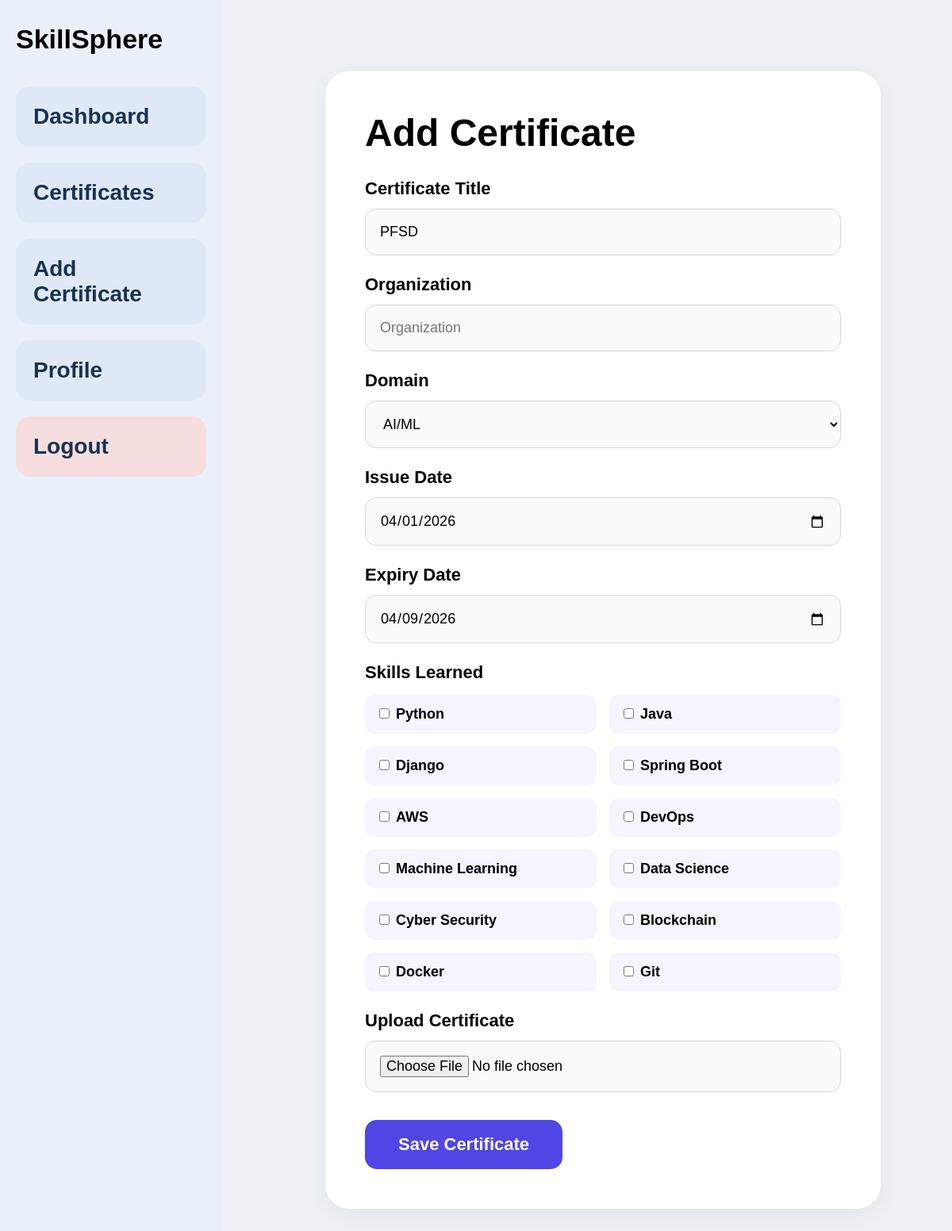
Screenshot of /cert/edit/1/ (signed in) with the database file from the repository.
### certificates/models.py (models this page shows, shortened)
class Certificate(models.Model):
    CATEGORY_CHOICES = [
        ('Cloud','Cloud'),
        ('AI/ML','AI/ML'),
        ('Blockchain','Blockchain'),
        ('Programming','Programming'),
        ('Cybersecurity','Cybersecurity'),
        ('Database','Database'),
        ('Web Development','Web Development'),
    ]
    user=models.ForeignKey(
        settings.AUTH_USER_MODEL,
        on_delete=models.CASCADE
    )
    title=models.CharField(max_length=200)
    issuer=models.CharField(
        max_length=200
    )
    category=models.CharField(
        max_length=50,
        choices=CATEGORY_CHOICES
    )
    issue_date=models.DateField()
    expiry_date=models.DateField()
    description=models.TextField(
        blank=True
    )
    certificate_file=models.FileField(
        upload_to='certificates/'
    )
    is_verified=models.BooleanField(
        default=False
    )

### certificates/views.py (the view)
@login_required
def edit_certificate(request,pk):
    cert=get_object_or_404(
        Certificate,
        id=pk,
        user=request.user
    )
    if request.method=="POST":
        form=CertificateForm(
            request.POST,
            request.FILES,
            instance=cert
        )
        if form.is_valid():
            form.save()
            return redirect(
                'certificates'
            )
    else:
        form=CertificateForm(
            instance=cert
        )
    return render(
        request,
        'certificates/add_certificate.html',
        {'form':form}
    )

### templates/certificates/add_certificate.html (shortened to what this page needs)
{% extends "base.html" %}
{% block content %}
<div class="page">
<div class="card">
<h1>Add Certificate</h1>
<form method="POST" enctype="multipart/form-data">
<label>Certificate Title</label>
{{ form.title }}
<label>Organization</label>
{{ form.issuer }}
<label>Domain</label>
{{ form.category }}
<label>Issue Date</label>
{{ form.issue_date }}
<label>Expiry Date</label>
{{ form.expiry_date }}
<label>Skills Learned</label>
<div class="skill-box">
<label><input type="checkbox">Python</label>
<label><input type="checkbox">Java</label>
<label><input type="checkbox">Django</label>
<label><input type="checkbox">Spring Boot</label>
<label><input type="checkbox">AWS</label>
<label><input type="checkbox">DevOps</label>
<label><input type="checkbox">Machine Learning</label>
<label><input type="checkbox">Data Science</label>
<label><input type="checkbox">Cyber Security</label>
<label><input type="checkbox">Blockchain</label>
<label><input type="checkbox">Docker</label>
<label><input type="checkbox">Git</label>
</div>
<label>Upload Certificate</label>
{{ form.certificate_file }}
<button type="submit" class="save-btn">
Save Certificate
</button>
</form>
</div>
</div>
{% endblock %}

### templates/base.html (style rules this page uses)
* { margin:0; padding:0; box-sizing:border-box; font-family:Arial; }
body { background:#eef2f7; }
.card { background:white; border-radius:30px; padding:45px; box-shadow:0 5px 18px rgba(0,0,0,.05); margin-bottom:40px; }

### templates/certificates/add_certificate.html (style rules this page uses)
.page { max-width:900px; margin:auto; padding:40px; }
.card { background:#fff; padding:50px; border-radius:30px; box-shadow:0 8px 25px rgba(0,0,0,.06); }
h1 { font-size:48px; font-weight:700; margin-bottom:30px; }
label { display:block; font-size:22px; font-weight:600; margin-top:24px; margin-bottom:12px; }
input,select { width:100%; padding:18px; border:1px solid #d9d9d9; border-radius:14px; font-size:18px; background:#fafafa; }
.skill-box { display:grid; grid-template-columns:repeat(2,1fr); gap:16px; margin-top:15px; }
.skill-box label { background:#f4f5ff; padding:14px 18px; border-radius:12px; font-size:18px; margin:0; cursor:pointer; }
.skill-box input { width:auto; margin-right:8px; }
.save-btn { margin-top:35px; background:#4f46e5; color:white; border:none; padding:18px 42px; font-size:22px; border-radius:15px; font-weight:600; cursor:pointer; }

### rows the page displays
Certificate: title "PFSD", category "AI/ML", issue_date "04/01/2026", expiry_date "04/09/2026"
